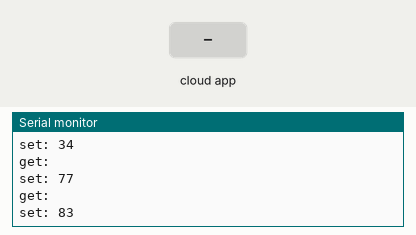
Recording of a sketch running on a simulated ESP32. On the bench: the last lines printed to the serial monitor. Inputs (shaded band) come from the test bench. WiFi joins after 1.5 s; servers stay silent unless stated; random numbers use the default seed unless the sketch sets one; the Firebase database answers and starts empty.

Above: at 3.0 s.
3.1 s: the phone or cloud app sets get to 0
At 3.48 s:
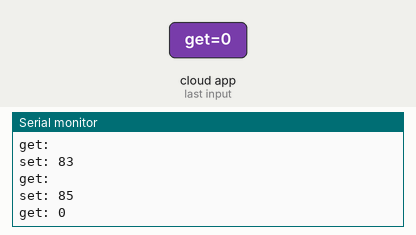
4.6 s: the phone or cloud app sets get to 1
At 4.99 s:
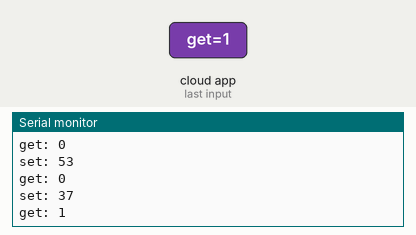
Timing chart, 0 to 7.6 s (numbered marks = the images above; inputs shaded):
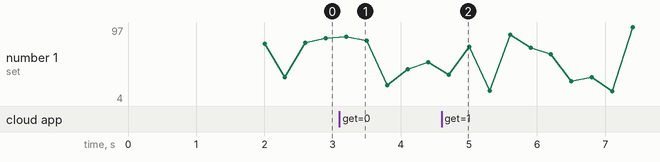

Measured:
- after the input at 3.1 s, the serial monitor: prints a new line after 0.25 s (image 1)
- after the input at 4.6 s, the serial monitor: prints a new line after 0.26 s (image 2)

The sketch:

ESP32_FIREBASE.ino
```cpp
#include "WiFi.h"
const char* ssid = "Khoa";
const char* password = "10121999";

#include "FirebaseESP32.h"
#define FIREBASE_AUTH ""
#define FIREBASE_HOST ""
FirebaseData firebaseData;
String path = "/";
void initFirebase() {
  Firebase.begin(FIREBASE_HOST, FIREBASE_AUTH);
  Firebase.reconnectWiFi(true);
  if (!Firebase.beginStream(firebaseData, path))
  {
    Serial.println("REASON: " + firebaseData.errorReason());
    Serial.println();
  }
  Serial.println("Kết nối Firebase thành công");
}

void setup() {
  Serial.begin(115200);
  delay(200);
  Serial.println();
  Serial.print("Connecting to wifi: ");
  Serial.println(ssid);
  WiFi.begin(ssid, password);
  while (WiFi.status() != WL_CONNECTED) {
    delay(500);
    Serial.print(".");
  }
  initFirebase(); // Kêt nối Firebase
}

void loop() {
  // set data
  int so = random(0, 99);
  if (Firebase.setString(firebaseData, "/set", String(so))) {
    Serial.println("set: " + String(so));
  }

  // get data
  if (Firebase.getString(firebaseData, "/get")) {
    String s = firebaseData.stringData();
    Serial.println("get: " + s);
  }
}
```
